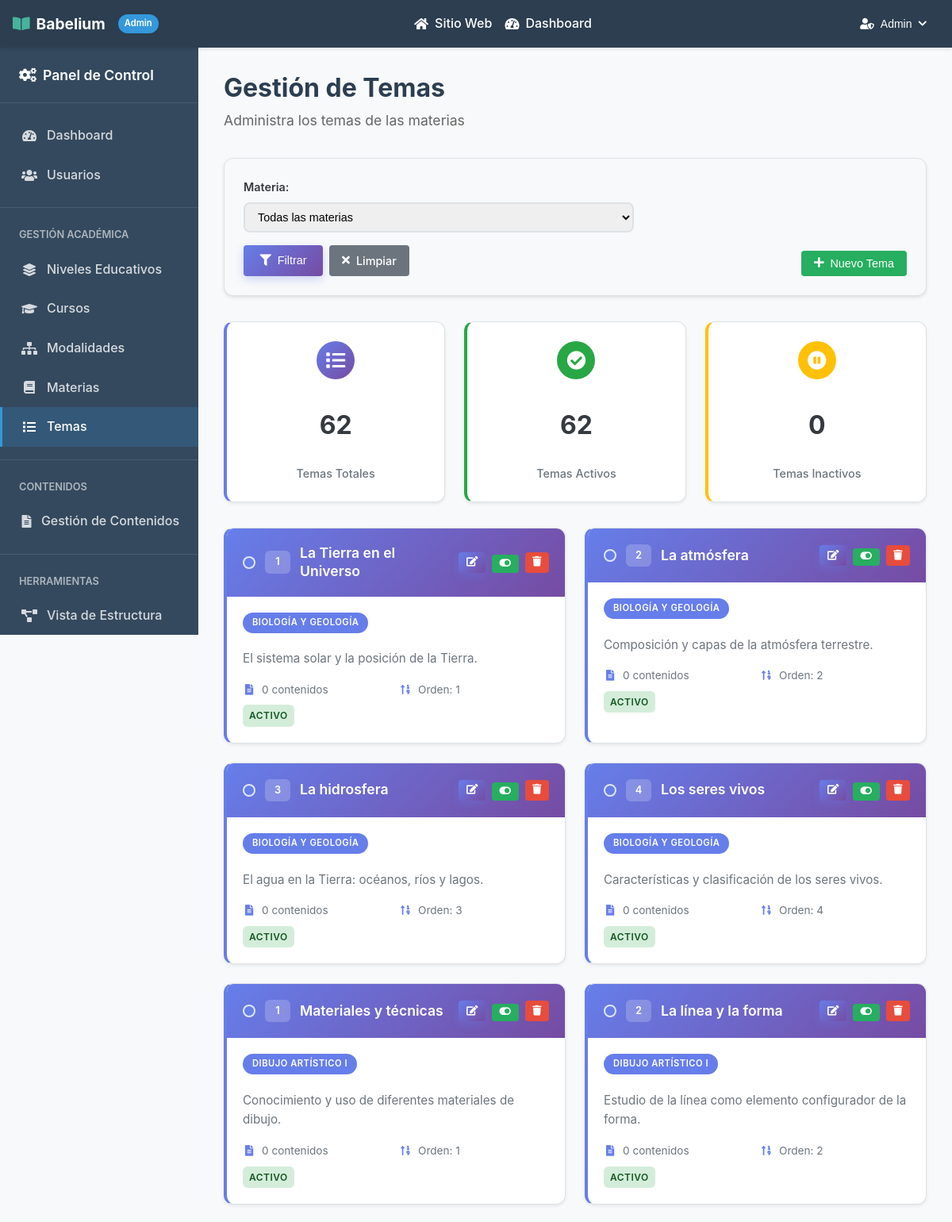
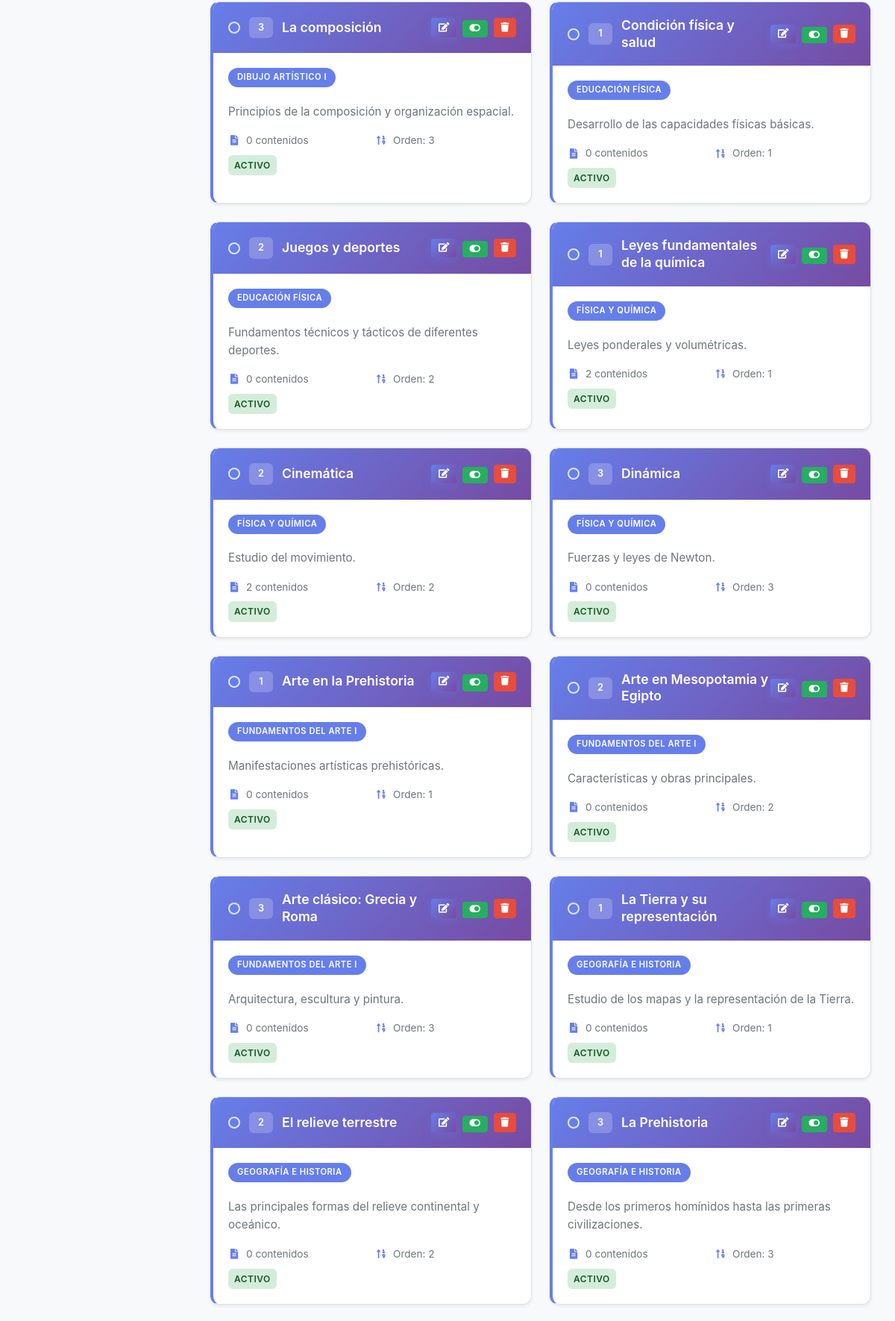
Page /admin/temas.php (signed in, upper part) on the committed database (2 pictures, top to bottom).
### tables this page shows
CREATE TABLE `temas` (
  `id` int(11) NOT NULL,
  `materia_id` int(11) NOT NULL,
  `titulo` varchar(255) NOT NULL,
  `descripcion` text DEFAULT NULL,
  `orden` int(11) NOT NULL,
  `activo` tinyint(1) DEFAULT 1
);

### admin/temas.php (the view, shortened to what this page needs)
<?php
require_once('../db/connection.php');
try {
    $where_conditions = [];
    $params = [];
    $param_types = "";
    $where_clause = !empty($where_conditions) ? "WHERE " . implode(" AND ", $where_conditions) : "";
    $query = "
        SELECT t.*,
               COALESCE(mat.nombre, 'Sin materia') as materia_nombre,
               COALESCE((SELECT COUNT(*) FROM contenidos WHERE tema_id = t.id), 0) as total_contenidos
        FROM temas t
        LEFT JOIN materias mat ON t.materia_id = mat.id
        $where_clause
        ORDER BY COALESCE(mat.nombre, 'ZZZ'), t.orden, t.titulo
    ";
    if (!empty($params)) {
        $stmt = $conexion->prepare($query);
        if (!$stmt) {
            throw new Exception("Error preparando consulta: " . $conexion->error);
        }
        $stmt->bind_param($param_types, ...$params);
        $stmt->execute();
        $result = $stmt->get_result();
        $temas = [];
        while ($row = $result->fetch_assoc()) {
            $temas[] = $row;
        }
        $stmt->close();
    } else {
        $result = $conexion->query($query);
        $temas = [];
        while ($row = $result->fetch_assoc()) {
            $temas[] = $row;
        }
    }
} catch (Exception $e) {
    $temas = [];
    $mensaje = "Error al cargar los temas: " . $e->getMessage();
    $tipo_mensaje = "error";
    error_log("Error en temas.php: " . $e->getMessage());
}
$total_temas = count($temas);
$temas_activos = array_filter($temas, function($tema) {
    return $tema['activo'] == 1;
});
$total_activos = count($temas_activos);
$total_inactivos = $total_temas - $total_activos;
?>
<!DOCTYPE html>
<html lang="es">
<head>
    <link rel="stylesheet" href="https://cdnjs.cloudflare.com/ajax/libs/font-awesome/6.5.0/css/all.min.css">
    <link rel="stylesheet" href="../css/reset.css">
    <link rel="stylesheet" href="../css/style.css">
    <link rel="stylesheet" href="../css/admin.css">
    <link rel="stylesheet" href="../css/admin-common.css">
    <link rel="stylesheet" href="../css/admin-temas.css">
    <link rel="stylesheet" href="../css/components.css">
</head>
<body>
    <?php include_once "../includes/admin_header.php" ?>
    <div class="admin-container">
        <aside class="admin-sidebar">
            <div class="sidebar-header">
                <h3>
                    <i class="fas fa-cogs"></i>
                    Panel de Control
                </h3>
            </div>
            <nav class="sidebar-nav">
                <a href="dashboard.php" class="nav-item">
                    <i class="fas fa-tachometer-alt"></i>
                    <span>Dashboard</span>
                </a>
                <a href="usuarios.php" class="nav-item">
                    <i class="fas fa-users"></i>
                    <span>Usuarios</span>
                </a>
                <div style="border-top: 1px solid rgba(255,255,255,0.1); margin: 1rem 0;"></div>
                <div style="padding: 0.5rem 1.5rem; color: rgba(255,255,255,0.6); font-size: 0.8rem; font-weight: 600; text-transform: uppercase;">
                    Gestión Académica
                </div>
                <a href="niveles.php" class="nav-item">
                    <i class="fas fa-layer-group"></i>
                    <span>Niveles Educativos</span>
                </a>
                <a href="cursos.php" class="nav-item">
                    <i class="fas fa-graduation-cap"></i>
                    <span>Cursos</span>
                </a>
                <a href="modalidades.php" class="nav-item">
                    <i class="fas fa-sitemap"></i>
                    <span>Modalidades</span>
                </a>
                <a href="materias.php" class="nav-item">
                    <i class="fas fa-book"></i>
                    <span>Materias</span>
                </a>
                <a href="temas.php" class="nav-item active">
                    <i class="fas fa-list"></i>
                    <span>Temas</span>
                </a>
                <div style="border-top: 1px solid rgba(255,255,255,0.1); margin: 1rem 0;"></div>
                <div style="padding: 0.5rem 1.5rem; color: rgba(255,255,255,0.6); font-size: 0.8rem; font-weight: 600; text-transform: uppercase;">
                    Contenidos
                </div>
                <a href="contenidos.php" class="nav-item">
                    <i class="fas fa-file-alt"></i>
                    <span>Gestión de Contenidos</span>
                </a>
                <div style="border-top: 1px solid rgba(255,255,255,0.1); margin: 1rem 0;"></div>
                <div style="padding: 0.5rem 1.5rem; color: rgba(255,255,255,0.6); font-size: 0.8rem; font-weight: 600; text-transform: uppercase;">
                    Herramientas
                </div>
                <a href="estructura.php" class="nav-item">
                    <i class="fas fa-project-diagram"></i>
                    <span>Vista de Estructura</span>
                </a>
            </nav>
        </aside>
        <main class="admin-main">
            <div class="admin-header">
                <h1>Gestión de Temas</h1>
                <p>Administra los temas de las materias</p>
            </div>
            <div class="content-filters">
                <form method="GET" class="filters-form">
                    <div class="filter-group">
                        <label for="materia">Materia:</label>
                        <select name="materia" id="materia">
                            <option value="">Todas las materias</option>
                        </select>
                    </div>
                    <div class="filter-actions">
                        <button type="submit" class="btn btn-primary">
                            <i class="fas fa-filter"></i> Filtrar
                        </button>
                        <a href="temas.php" class="btn btn-secondary">
                            <i class="fas fa-times"></i> Limpiar
                        </a>
                    </div>
                </form>
                <div class="content-actions">
                    <button onclick="openModal('createModal')" class="btn btn-success">
                        <i class="fas fa-plus"></i> Nuevo Tema
                    </button>
                </div>
            </div>
            <div class="stats-container">
                <div class="stat-card primary">
                    <div class="stat-icon">
                        <i class="fas fa-list"></i>
                    </div>
                    <div class="stat-number"><?php echo $total_temas; ?></div>
                    <div class="stat-label">Temas Totales</div>
                </div>
                <div class="stat-card success">
                    <div class="stat-icon">
                        <i class="fas fa-check-circle"></i>
                    </div>
                    <div class="stat-number"><?php echo $total_activos; ?></div>
                    <div class="stat-label">Temas Activos</div>
                </div>
                <div class="stat-card warning">
                    <div class="stat-icon">
                        <i class="fas fa-pause-circle"></i>
                    </div>
                    <div class="stat-number"><?php echo $total_inactivos; ?></div>
                    <div class="stat-label">Temas Inactivos</div>
                </div>
            </div>
            <div class="tema-grid">
                <?php if (empty($temas)): ?>
                    <div class="no-data">
                        <i class="fas fa-inbox"></i>
                        <p>No se encontraron temas</p>
                        <small>Crea un nuevo tema para empezar</small>
                    </div>
                <?php else: ?>
                    <?php foreach ($temas as $tema): ?>
                        <div class="tema-card <?php echo $tema['activo'] ? '' : 'inactivo'; ?>">
                            <div class="tema-header">
                                <div class="tema-title">
                                    <div class="color-indicator" style="background-color: #667eea"></div>
                                    <span class="orden"><?php echo $tema['orden']; ?></span>
                                    <span class="tema-title-text"><?php echo htmlspecialchars($tema['titulo']); ?></span>
                                </div>
                                <div class="tema-actions">
                                    <button onclick="editTema(<?php echo htmlspecialchars(json_encode($tema)); ?>)" class="btn btn-sm btn-primary" title="Editar">
                                        <i class="fas fa-edit"></i>
                                    </button>
                                    <form method="POST" style="display: inline;">
                                        <button type="submit" class="btn btn-sm <?php echo $tema['activo'] ? 'btn-success' : 'btn-secondary'; ?>" title="<?php echo $tema['activo'] ? 'Desactivar' : 'Activar'; ?>">
                                            <i class="fas fa-<?php echo $tema['activo'] ? 'toggle-on' : 'toggle-off'; ?>"></i>
                                        </button>
                                    </form>
                                    <button onclick="deleteTema(<?php echo $tema['id']; ?>, '<?php echo htmlspecialchars($tema['titulo']); ?>', <?php echo $tema['total_contenidos']; ?>)" class="btn btn-sm btn-danger" title="Eliminar">
                                        <i class="fas fa-trash"></i>
                                    </button>
                                </div>
                            </div>
                            <div class="tema-body">
                                <div class="tema-badges">
                                    <span class="materia-badge" style="background-color: #667eea">
                                        <?php echo htmlspecialchars($tema['materia_nombre']); ?>
                                    </span>
                                </div>
                                <div class="tema-description">
                                    <?php echo !empty($tema['descripcion']) ? htmlspecialchars($tema['descripcion']) : '<em>Sin descripción</em>'; ?>
                                </div>
                                <div class="tema-meta">
                                    <div class="tema-meta-item">
                                        <i class="fas fa-file-alt"></i>
                                        <span><?php echo $tema['total_contenidos']; ?> contenidos</span>
                                    </div>
                                    <div class="tema-meta-item">
                                        <i class="fas fa-sort-numeric-up"></i>
                                        <span>Orden: <?php echo $tema['orden']; ?></span>
                                    </div>
                                    <div class="tema-meta-item">
                                        <span class="estado-badge <?php echo $tema['activo'] ? 'estado-activo' : 'estado-inactivo'; ?>">
                                            <?php echo $tema['activo'] ? 'Activo' : 'Inactivo'; ?>
                                        </span>
                                    </div>
                                </div>
                            </div>
                        </div>
                    <?php endforeach; ?>
                <?php endif; ?>
            </div>
        </main>
    </div>
</body>
</html>

### css/style.css (style rules this page uses)
:root { --primary-color: #4a6fa5; --secondary-color: #166088; --accent-color: #47b39d; --background-color: #f9f9f9; --text-color: #333333; --light-text: #666666; --white: #ffffff; --ods-education: #c5192d; --ods-inequality: #ff9e00; --ods-communities: #56c02b; --spacing-xs: 0.5rem; --spacing-sm: 1rem; --spacing-md: 2rem; --spacing-lg: 3rem; --spacing-xl: 5rem; --border-radius: 0.5rem; }
body { font-family: "Segoe UI", Tahoma, Geneva, Verdana, sans-serif; color: var(--text-color); line-height: 1.6; background-color: var(--background-color); }
h1, h2, h3, h4, h5, h6 { margin-bottom: var(--spacing-sm); line-height: 1.2; }
h1 { font-size: 3rem; font-weight: 700; }
h3 { font-size: 1.5rem; font-weight: 600; }
p { margin-bottom: var(--spacing-sm); }
a { text-decoration: none; color: var(--primary-color); transition: all 0.3s ease; }
nav a { color: var(--white); text-decoration: none; font-weight: 500; transition: color 0.3s ease; white-space: nowrap; }

### css/admin-common.css (style rules this page uses)
:root { --admin-primary: #2c3e50; --admin-secondary: #34495e; --admin-accent: #3498db; --admin-success: #27ae60; --admin-warning: #f39c12; --admin-danger: #e74c3c; --admin-sidebar-width: 250px; --admin-header-height: 60px; --white: #ffffff; }
* { margin: 0; padding: 0; box-sizing: border-box; }
body { font-family: -apple-system, BlinkMacSystemFont, "Segoe UI", Roboto, Oxygen, Ubuntu, Cantarell, sans-serif; line-height: 1.6; color: #333; background-color: #f8f9fa; }
.admin-container { display: flex; min-height: calc(100vh - var(--admin-header-height)); background-color: #f8f9fa; }
.admin-sidebar { width: var(--admin-sidebar-width); background-color: var(--admin-secondary); color: var(--white); position: fixed; height: calc(100vh - var(--admin-header-height)); overflow-y: auto; z-index: 100; top: var(--admin-header-height); }
.sidebar-header { padding: 1.5rem; border-bottom: 1px solid rgba(255, 255, 255, 0.1); }
.sidebar-header h3 { margin: 0; font-size: 1.1rem; display: flex; align-items: center; gap: 0.5rem; }
.sidebar-nav { padding: 1rem 0; }
.nav-item { display: flex; align-items: center; gap: 0.75rem; padding: 0.75rem 1.5rem; color: rgba(255, 255, 255, 0.8); text-decoration: none; transition: all 0.3s ease; border-left: 3px solid transparent; }
.nav-item.active { background-color: rgba(52, 152, 219, 0.2); color: var(--white); border-left-color: var(--admin-accent); }
.nav-item i { width: 20px; text-align: center; }
.admin-main { flex: 1; margin-left: var(--admin-sidebar-width); padding: 2rem; overflow-x: auto; }
.admin-header { margin-bottom: 2rem; }
.admin-header h1 { margin: 0 0 0.5rem 0; color: var(--admin-primary); font-size: 2rem; }
.admin-header p { margin: 0; color: #666; font-size: 1.1rem; }

### css/components.css (style rules this page uses)
.btn { display: inline-flex; align-items: center; gap: 0.5rem; padding: 0.5rem 1rem; border: none; border-radius: 4px; font-size: 0.9rem; font-weight: 500; text-decoration: none; cursor: pointer; transition: all 0.3s ease; }
.btn-sm { padding: 0.3rem 0.6rem; font-size: 0.8rem; }
.btn-primary { background-color: var(--admin-accent); color: white; }
.btn-success { background-color: var(--admin-success); color: white; }
.btn-danger { background-color: var(--admin-danger); color: white; }
.btn-secondary { background-color: #6c757d; color: white; }

### rows in the picture
temas: orden "1", titulo "La Tierra en el Universo", activo 1 (drawn), materia_nombre "BIOLOGÍA Y GEOLOGÍA", descripcion "El sistema solar y la posición de la Tierra.", total_contenidos "0"
temas: orden "2", titulo "La atmósfera", activo 1 (drawn), materia_nombre "BIOLOGÍA Y GEOLOGÍA", descripcion "Composición y capas de la atmósfera terrestre.", total_contenidos "0"
temas: orden "3", titulo "La hidrosfera", activo 1 (drawn), materia_nombre "BIOLOGÍA Y GEOLOGÍA", descripcion "El agua en la Tierra: océanos, ríos y lagos.", total_contenidos "0"
temas: orden "4", titulo "Los seres vivos", activo 1 (drawn), materia_nombre "BIOLOGÍA Y GEOLOGÍA", descripcion "Características y clasificación de los seres vivos.", total_contenidos "0"
temas: orden "1", titulo "Materiales y técnicas", activo 1 (drawn), materia_nombre "DIBUJO ARTÍSTICO I", descripcion "Conocimiento y uso de diferentes materiales de dibujo.", total_contenidos "0"
temas: orden "2", titulo "La línea y la forma", activo 1 (drawn), materia_nombre "DIBUJO ARTÍSTICO I", descripcion "Estudio de la línea como elemento configurador de la forma.", total_contenidos "0"
temas: orden "3", titulo "La composición", activo 1 (drawn), materia_nombre "DIBUJO ARTÍSTICO I", descripcion "Principios de la composición y organización espacial.", total_contenidos "0"
temas: orden "1", titulo "Condición física y salud", activo 1 (drawn), materia_nombre "EDUCACIÓN FÍSICA", descripcion "Desarrollo de las capacidades físicas básicas.", total_contenidos "0"
temas: orden "2", titulo "Juegos y deportes", activo 1 (drawn), materia_nombre "EDUCACIÓN FÍSICA", descripcion "Fundamentos técnicos y tácticos de diferentes deportes.", total_contenidos "0"
temas: orden "1", titulo "Leyes fundamentales de la química", activo 1 (drawn), materia_nombre "FÍSICA Y QUÍMICA", descripcion "Leyes ponderales y volumétricas.", total_contenidos "2"
temas: orden "2", titulo "Cinemática", activo 1 (drawn), materia_nombre "FÍSICA Y QUÍMICA", descripcion "Estudio del movimiento.", total_contenidos "2"
temas: orden "3", titulo "Dinámica", activo 1 (drawn), materia_nombre "FÍSICA Y QUÍMICA", descripcion "Fuerzas y leyes de Newton.", total_contenidos "0"
temas: orden "1", titulo "Arte en la Prehistoria", activo 1 (drawn), materia_nombre "FUNDAMENTOS DEL ARTE I", descripcion "Manifestaciones artísticas prehistóricas.", total_contenidos "0"
temas: orden "2", titulo "Arte en Mesopotamia y Egipto", activo 1 (drawn), materia_nombre "FUNDAMENTOS DEL ARTE I", descripcion "Características y obras principales.", total_contenidos "0"
temas: orden "3", titulo "Arte clásico: Grecia y Roma", activo 1 (drawn), materia_nombre "FUNDAMENTOS DEL ARTE I", descripcion "Arquitectura, escultura y pintura.", total_contenidos "0"
temas: orden "1", titulo "La Tierra y su representación", activo 1 (drawn), materia_nombre "GEOGRAFÍA E HISTORIA", descripcion "Estudio de los mapas y la representación de la Tierra.", total_contenidos "0"
temas: orden "2", titulo "El relieve terrestre", activo 1 (drawn), materia_nombre "GEOGRAFÍA E HISTORIA", descripcion "Las principales formas del relieve continental y oceánico.", total_contenidos "0"
temas: orden "3", titulo "La Prehistoria", activo 1 (drawn), materia_nombre "GEOGRAFÍA E HISTORIA", descripcion "Desde los primeros homínidos hasta las primeras civilizaciones.", total_contenidos "0"

### other values in the picture
$usuario_actual['nombre'] "Admin"
$total_temas "62"
$total_activos "62"
$total_inactivos "0"
